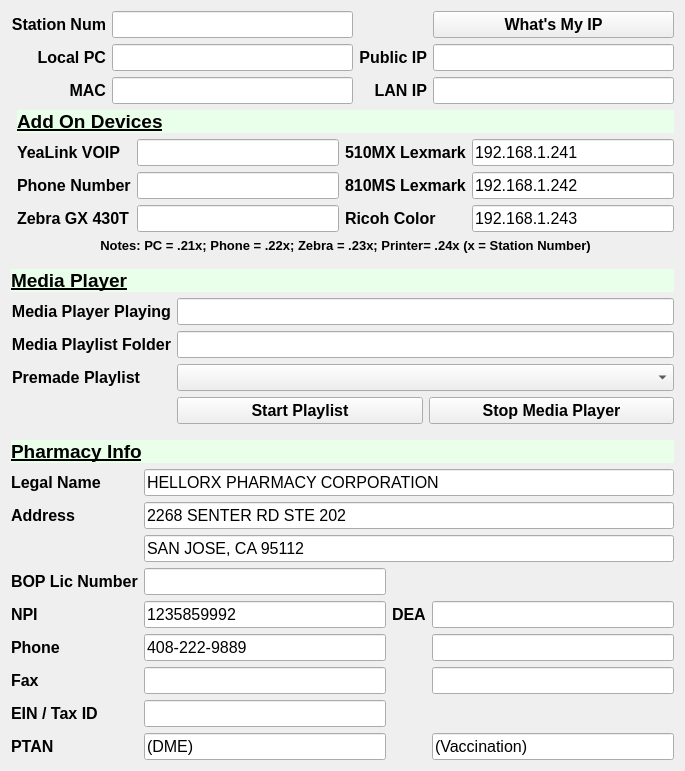
       <widget class="QWidget" name="formLayoutWidget_4">
        <property name="geometry">
         <rect>
          <x>10</x>
          <y>10</y>
          <width>685</width>
          <height>733</height>
         </rect>
        </property>
        <layout class="QGridLayout" name="gridLayout_10">
         <item row="1" column="1">
          <layout class="QGridLayout" name="gridLayout_12">
           <item row="1" column="3">
            <widget class="QLineEdit" name="lineEdit_28">
             <property name="font">
              <font>
               <pointsize>12</pointsize>
              </font>
             </property>
             <property name="text">
              <string>192.168.1.241</string>
             </property>
             <property name="readOnly">
              <bool>true</bool>
             </property>
            </widget>
           </item>
           <item row="2" column="3">
            <widget class="QLineEdit" name="lineEdit_26">
             <property name="font">
              <font>
               <pointsize>12</pointsize>
              </font>
             </property>
             <property name="text">
              <string>192.168.1.242</string>
             </property>
             <property name="readOnly">
              <bool>true</bool>
             </property>
            </widget>
           </item>
           <item row="3" column="0">
            <widget class="QLabel" name="label_44">
             <property name="font">
              <font>
               <pointsize>12</pointsize>
               <weight>75</weight>
               <bold>true</bold>
              </font>
             </property>
             <property name="text">
              <string>Zebra GX 430T</string>
             </property>
            </widget>
           </item>
           <item row="1" column="0">
            <widget class="QLabel" name="label_43">
             <property name="font">
              <font>
               <pointsize>12</pointsize>
               <weight>75</weight>
               <bold>true</bold>
              </font>
             </property>
             <property name="text">
              <string>YeaLink VOIP</string>
             </property>
            </widget>
           </item>
           <item row="1" column="1">
            <widget class="QLineEdit" name="lineEdit_23">
             <property name="font">
              <font>
               <pointsize>12</pointsize>
              </font>
             </property>
             <property name="readOnly">
              <bool>true</bool>
             </property>
            </widget>
           </item>
           <item row="0" column="0" colspan="4">
            <widget class="QLabel" name="label_42">
             <property name="sizePolicy">
              <sizepolicy hsizetype="Preferred" vsizetype="Fixed">
               <horstretch>0</horstretch>
               <verstretch>0</verstretch>
              </sizepolicy>
             </property>
             <property name="font">
              <font>
               <pointsize>14</pointsize>
               <weight>75</weight>
               <bold>true</bold>
               <underline>true</underline>
              </font>
             </property>
             <property name="styleSheet">
              <string notr="true">background-color: rgb(233, 255, 234);</string>
             </property>
             <property name="text">
              <string>Add On Devices</string>
             </property>
             <property name="alignment">
              <set>Qt::AlignLeading|Qt::AlignLeft|Qt::AlignVCenter</set>
             </property>
            </widget>
           </item>
           <item row="3" column="3">
            <widget class="QLineEdit" name="lineEdit_27">
             <property name="font">
              <font>
               <pointsize>12</pointsize>
              </font>
             </property>
             <property name="text">
              <string>192.168.1.243</string>
             </property>
             <property name="readOnly">
              <bool>true</bool>
             </property>
            </widget>
           </item>
           <item row="1" column="2">
            <widget class="QLabel" name="label_45">
             <property name="font">
              <font>
               <pointsize>12</pointsize>
               <weight>75</weight>
               <bold>true</bold>
              </font>
             </property>
             <property name="text">
              <string>510MX Lexmark</string>
             </property>
            </widget>
           </item>
           <item row="3" column="2">
            <widget class="QLabel" name="label_47">
             <property name="font">
              <font>
               <pointsize>12</pointsize>
               <weight>75</weight>
               <bold>true</bold>
              </font>
             </property>
             <property name="text">
              <string>Ricoh Color</string>
             </property>
            </widget>
           </item>
           <item row="2" column="2">
            <widget class="QLabel" name="label_46">
             <property name="font">
              <font>
               <pointsize>12</pointsize>
               <weight>75</weight>
               <bold>true</bold>
              </font>
             </property>
             <property name="text">
              <string>810MS Lexmark</string>
             </property>
            </widget>
           </item>
           <item row="2" column="1">
            <widget class="QLineEdit" name="lineEdit_25">
             <property name="font">
              <font>
               <pointsize>12</pointsize>
              </font>
             </property>
             <property name="readOnly">
              <bool>true</bool>
             </property>
            </widget>
           </item>
           <item row="3" column="1">
            <widget class="QLineEdit" name="lineEdit_24">
             <property name="font">
              <font>
               <pointsize>12</pointsize>
              </font>
             </property>
             <property name="readOnly">
              <bool>true</bool>
             </property>
            </widget>
           </item>
           <item row="2" column="0">
            <widget class="QLabel" name="label_48">
             <property name="font">
              <font>
               <pointsize>12</pointsize>
               <weight>75</weight>
               <bold>true</bold>
              </font>
             </property>
             <property name="text">
              <string>Phone Number</string>
             </property>
            </widget>
           </item>
           <item row="4" column="0" colspan="4">
            <widget class="QLabel" name="label_36">
             <property name="font">
              <font>
               <pointsize>10</pointsize>
               <weight>75</weight>
               <bold>true</bold>
              </font>
             </property>
             <property name="text">
              <string>Notes: PC = .21x; Phone = .22x; Zebra = .23x; Printer= .24x (x = Station Number)</string>
             </property>
             <property name="alignment">
              <set>Qt::AlignCenter</set>
             </property>
            </widget>
           </item>
          </layout>
         </item>
         <item row="0" column="0" colspan="2">
          <layout class="QGridLayout" name="gridLayout_11">
           <item row="2" column="2">
            <widget class="QLabel" name="label_22">
             <property name="font">
              <font>
               <pointsize>12</pointsize>
               <weight>75</weight>
               <bold>true</bold>
              </font>
             </property>
             <property name="layoutDirection">
              <enum>Qt::LeftToRight</enum>
             </property>
             <property name="text">
              <string>LAN IP</string>
             </property>
             <property name="alignment">
              <set>Qt::AlignRight|Qt::AlignTrailing|Qt::AlignVCenter</set>
             </property>
            </widget>
           </item>
           <item row="0" column="0">
            <widget class="QLabel" name="label_27">
             <property name="font">
              <font>
               <pointsize>12</pointsize>
               <weight>75</weight>
               <bold>true</bold>
              </font>
             </property>
             <property name="layoutDirection">
              <enum>Qt::LeftToRight</enum>
             </property>
             <property name="text">
              <string>Station Num</string>
             </property>
             <property name="alignment">
              <set>Qt::AlignRight|Qt::AlignTrailing|Qt::AlignVCenter</set>
             </property>
            </widget>
           </item>
           <item row="0" column="1">
            <widget class="QLineEdit" name="pc_stat_tab_station_num_textbox">
             <property name="font">
              <font>
               <pointsize>12</pointsize>
              </font>
             </property>
             <property name="readOnly">
              <bool>true</bool>
             </property>
            </widget>
           </item>
           <item row="1" column="0">
            <widget class="QLabel" name="label_20">
             <property name="font">
              <font>
               <pointsize>12</pointsize>
               <weight>75</weight>
               <bold>true</bold>
              </font>
             </property>
             <property name="layoutDirection">
              <enum>Qt::LeftToRight</enum>
             </property>
             <property name="text">
              <string>Local PC</string>
             </property>
             <property name="alignment">
              <set>Qt::AlignRight|Qt::AlignTrailing|Qt::AlignVCenter</set>
             </property>
            </widget>
           </item>
           <item row="1" column="1">
            <widget class="QLineEdit" name="pc_stat_tab_local_pc_textbox">
             <property name="font">
              <font>
               <pointsize>12</pointsize>
              </font>
             </property>
             <property name="readOnly">
              <bool>true</bool>
             </property>
            </widget>
           </item>
           <item row="2" column="0">
            <widget class="QLabel" name="label_25">
             <property name="font">
              <font>
               <pointsize>12</pointsize>
               <weight>75</weight>
               <bold>true</bold>
              </font>
             </property>
             <property name="layoutDirection">
              <enum>Qt::LeftToRight</enum>
             </property>
             <property name="text">
              <string>MAC</string>
             </property>
             <property name="alignment">
              <set>Qt::AlignRight|Qt::AlignTrailing|Qt::AlignVCenter</set>
             </property>
            </widget>
           </item>
           <item row="3" column="1">
            <layout class="QHBoxLayout" name="horizontalLayout"/>
           </item>
           <item row="1" column="2">
            <widget class="QLabel" name="label_26">
             <property name="font">
              <font>
               <pointsize>12</pointsize>
               <weight>75</weight>
               <bold>true</bold>
              </font>
             </property>
             <property name="layoutDirection">
              <enum>Qt::LeftToRight</enum>
             </property>
             <property name="text">
              <string>Public IP</string>
             </property>
             <property name="alignment">
              <set>Qt::AlignRight|Qt::AlignTrailing|Qt::AlignVCenter</set>
             </property>
            </widget>
           </item>
           <item row="2" column="1">
            <widget class="QLineEdit" name="pc_stat_tab_mac_address_textbox">
             <property name="font">
              <font>
               <pointsize>12</pointsize>
              </font>
             </property>
             <property name="readOnly">
              <bool>true</bool>
             </property>
            </widget>
           </item>
           <item row="1" column="3">
            <widget class="QLineEdit" name="pc_stat_tab_public_ip_textbox">
             <property name="font">
              <font>
               <pointsize>12</pointsize>
              </font>
             </property>
             <property name="readOnly">
              <bool>true</bool>
             </property>
            </widget>
           </item>
           <item row="2" column="3">
            <widget class="QLineEdit" name="pc_stat_tab_lan_ip_textbox">
             <property name="font">
              <font>
               <pointsize>12</pointsize>
              </font>
             </property>
             <property name="readOnly">
              <bool>true</bool>
             </property>
            </widget>
           </item>
           <item row="0" column="3">
            <widget class="QPushButton" name="pushButton_3">
             <property name="font">
              <font>
               <pointsize>12</pointsize>
               <weight>75</weight>
               <bold>true</bold>
              </font>
             </property>
             <property name="styleSheet">
              <string notr="true"/>
             </property>
             <property name="text">
              <string>What's My IP</string>
             </property>
            </widget>
           </item>
          </layout>
         </item>
         <item row="2" column="0" colspan="2">
          <layout class="QFormLayout" name="formLayout_3">
           <property name="topMargin">
            <number>10</number>
           </property>
           <item row="1" column="0">
            <widget class="QLabel" name="label_28">
             <property name="font">
              <font>
               <pointsize>12</pointsize>
               <weight>75</weight>
               <bold>true</bold>
              </font>
             </property>
             <property name="layoutDirection">
              <enum>Qt::LeftToRight</enum>
             </property>
             <property name="text">
              <string>Media Player Playing</string>
             </property>
             <property name="alignment">
              <set>Qt::AlignRight|Qt::AlignTrailing|Qt::AlignVCenter</set>
             </property>
            </widget>
           </item>
           <item row="1" column="1">
            <widget class="QLineEdit" name="pc_stat_tab_media_player_status_textbox">
             <property name="font">
              <font>
               <pointsize>12</pointsize>
              </font>
             </property>
             <property name="readOnly">
              <bool>true</bool>
             </property>
            </widget>
           </item>
           <item row="2" column="0">
            <widget class="QLabel" name="label_30">
             <property name="font">
              <font>
               <pointsize>12</pointsize>
               <weight>75</weight>
               <bold>true</bold>
              </font>
             </property>
             <property name="layoutDirection">
              <enum>Qt::LeftToRight</enum>
             </property>
             <property name="text">
              <string>Media Playlist Folder</string>
             </property>
             <property name="alignment">
              <set>Qt::AlignRight|Qt::AlignTrailing|Qt::AlignVCenter</set>
             </property>
            </widget>
           </item>
           <item row="2" column="1">
            <widget class="QLineEdit" name="pc_stat_tab_media_player_status_textbox_2">
             <property name="font">
              <font>
               <pointsize>12</pointsize>
              </font>
             </property>
             <property name="readOnly">
              <bool>true</bool>
             </property>
            </widget>
           </item>
           <item row="3" column="0">
            <widget class="QLabel" name="label_31">
             <property name="font">
              <font>
               <pointsize>12</pointsize>
               <weight>75</weight>
               <bold>true</bold>
              </font>
             </property>
             <property name="layoutDirection">
              <enum>Qt::LeftToRight</enum>
             </property>
             <property name="text">
              <string>Premade Playlist</string>
             </property>
             <property name="alignment">
              <set>Qt::AlignRight|Qt::AlignTrailing|Qt::AlignVCenter</set>
             </property>
            </widget>
           </item>
           <item row="3" column="1">
            <widget class="QComboBox" name="comboBox">
             <property name="font">
              <font>
               <pointsize>12</pointsize>
              </font>
             </property>
            </widget>
           </item>
           <item row="4" column="1">
            <layout class="QHBoxLayout" name="horizontalLayout_4">
             <item>
              <widget class="QPushButton" name="pushButton_14">
               <property name="font">
                <font>
                 <pointsize>12</pointsize>
                 <weight>75</weight>
                 <bold>true</bold>
                </font>
               </property>
               <property name="text">
                <string>Start Playlist</string>
               </property>
              </widget>
             </item>
             <item>
              <widget class="QPushButton" name="pushButton_6">
               <property name="font">
                <font>
                 <pointsize>12</pointsize>
                 <weight>75</weight>
                 <bold>true</bold>
                </font>
               </property>
               <property name="text">
                <string>Stop Media Player</string>
               </property>
              </widget>
             </item>
            </layout>
           </item>
           <item row="0" column="0" colspan="2">
            <widget class="QLabel" name="label_50">
             <property name="font">
              <font>
               <pointsize>14</pointsize>
               <weight>75</weight>
               <bold>true</bold>
               <underline>true</underline>
              </font>
             </property>
             <property name="styleSheet">
              <string notr="true">background-color: rgb(233, 255, 234);</string>
             </property>
             <property name="text">
              <string>Media Player</string>
             </property>
             <property name="alignment">
              <set>Qt::AlignLeading|Qt::AlignLeft|Qt::AlignVCenter</set>
             </property>
            </widget>
           </item>
          </layout>
         </item>
         <item row="3" column="0" colspan="2">
          <layout class="QGridLayout" name="gridLayout_9">
           <property name="topMargin">
            <number>10</number>
           </property>
           <item row="4" column="0">
            <widget class="QLabel" name="label_33">
             <property name="font">
              <font>
               <pointsize>12</pointsize>
               <weight>75</weight>
               <bold>true</bold>
              </font>
             </property>
             <property name="text">
              <string>BOP Lic Number</string>
             </property>
            </widget>
           </item>
           <item row="1" column="0">
            <widget class="QLabel" name="label_53">
             <property name="font">
              <font>
               <pointsize>12</pointsize>
               <weight>75</weight>
               <bold>true</bold>
              </font>
             </property>
             <property name="text">
              <string>Legal Name</string>
             </property>
            </widget>
           </item>
           <item row="2" column="0">
            <widget class="QLabel" name="label_52">
             <property name="font">
              <font>
               <pointsize>12</pointsize>
               <weight>75</weight>
               <bold>true</bold>
              </font>
             </property>
             <property name="text">
              <string>Address</string>
             </property>
            </widget>
           </item>
           <item row="5" column="0">
            <widget class="QLabel" name="label_38">
             <property name="font">
              <font>
               <pointsize>12</pointsize>
               <weight>75</weight>
               <bold>true</bold>
              </font>
             </property>
             <property name="text">
              <string>NPI</string>
             </property>
            </widget>
           </item>
           <item row="5" column="1">
            <widget class="QLineEdit" name="lineEdit_8">
             <property name="font">
              <font>
               <pointsize>12</pointsize>
              </font>
             </property>
             <property name="text">
              <string>1235859992</string>
             </property>
             <property name="readOnly">
              <bool>true</bool>
             </property>
            </widget>
           </item>
           <item row="4" column="1">
            <widget class="QLineEdit" name="lineEdit_7">
             <property name="font">
              <font>
               <pointsize>12</pointsize>
              </font>
             </property>
             <property name="readOnly">
              <bool>true</bool>
             </property>
            </widget>
           </item>
           <item row="7" column="0">
            <widget class="QLabel" name="label_40">
             <property name="font">
              <font>
               <pointsize>12</pointsize>
               <weight>75</weight>
               <bold>true</bold>
              </font>
             </property>
             <property name="text">
              <string>Phone</string>
             </property>
            </widget>
           </item>
           <item row="7" column="1">
            <widget class="QLineEdit" name="lineEdit_18">
             <property name="font">
              <font>
               <pointsize>12</pointsize>
              </font>
             </property>
             <property name="text">
              <string>408-222-9889</string>
             </property>
             <property name="readOnly">
              <bool>true</bool>
             </property>
            </widget>
           </item>
           <item row="9" column="0">
            <widget class="QLabel" name="label_34">
             <property name="font">
              <font>
               <pointsize>12</pointsize>
               <weight>75</weight>
               <bold>true</bold>
              </font>
             </property>
             <property name="text">
              <string>EIN / Tax ID</string>
             </property>
            </widget>
           </item>
           <item row="10" column="0">
            <widget class="QLabel" name="label_35">
             <property name="font">
              <font>
               <pointsize>12</pointsize>
               <weight>75</weight>
               <bold>true</bold>
              </font>
             </property>
             <property name="text">
              <string>PTAN</string>
             </property>
            </widget>
           </item>
           <item row="10" column="1">
            <widget class="QLineEdit" name="lineEdit_11">
             <property name="font">
              <font>
               <pointsize>12</pointsize>
              </font>
             </property>
             <property name="text">
              <string>(DME)</string>
             </property>
             <property name="readOnly">
              <bool>true</bool>
             </property>
            </widget>
           </item>
           <item row="8" column="1">
            <widget class="QLineEdit" name="lineEdit_13">
             <property name="font">
              <font>
               <pointsize>12</pointsize>
              </font>
             </property>
             <property name="readOnly">
              <bool>true</bool>
             </property>
            </widget>
           </item>
           <item row="8" column="0">
            <widget class="QLabel" name="label_39">
             <property name="font">
              <font>
               <pointsize>12</pointsize>
               <weight>75</weight>
               <bold>true</bold>
              </font>
             </property>
             <property name="text">
              <string>Fax</string>
             </property>
            </widget>
           </item>
           <item row="5" column="2">
            <widget class="QLabel" name="label_37">
             <property name="font">
              <font>
               <pointsize>12</pointsize>
               <weight>75</weight>
               <bold>true</bold>
              </font>
             </property>
             <property name="text">
              <string>DEA</string>
             </property>
            </widget>
           </item>
           <item row="5" column="3">
            <widget class="QLineEdit" name="lineEdit_9">
             <property name="font">
              <font>
               <pointsize>12</pointsize>
              </font>
             </property>
            </widget>
           </item>
           <item row="1" column="1" colspan="3">
            <widget class="QLineEdit" name="lineEdit_29">
             <property name="font">
              <font>
               <pointsize>12</pointsize>
              </font>
             </property>
             <property name="text">
              <string>HELLORX PHARMACY CORPORATION</string>
             </property>
             <property name="readOnly">
              <bool>true</bool>
             </property>
            </widget>
           </item>
           <item row="2" column="1" colspan="3">
            <widget class="QLineEdit" name="lineEdit_22">
             <property name="font">
              <font>
               <pointsize>12</pointsize>
              </font>
             </property>
             <property name="text">
              <string>2268 SENTER RD STE 202</string>
             </property>
             <property name="readOnly">
              <bool>true</bool>
             </property>
            </widget>
           </item>
           <item row="3" column="1" colspan="3">
            <widget class="QLineEdit" name="lineEdit_35">
             <property name="font">
              <font>
               <pointsize>12</pointsize>
              </font>
             </property>
             <property name="text">
              <string>SAN JOSE, CA 95112</string>
             </property>
             <property name="readOnly">
              <bool>true</bool>
             </property>
            </widget>
           </item>
           <item row="10" column="3">
            <widget class="QLineEdit" name="lineEdit_12">
             <property name="font">
              <font>
               <pointsize>12</pointsize>
              </font>
             </property>
             <property name="text">
              <string>(Vaccination)</string>
             </property>
             <property name="readOnly">
              <bool>true</bool>
             </property>
            </widget>
           </item>
           <item row="9" column="1">
            <widget class="QLineEdit" name="lineEdit_10">
             <property name="font">
              <font>
               <pointsize>12</pointsize>
              </font>
             </property>
             <property name="readOnly">
              <bool>true</bool>
             </property>
            </widget>
           </item>
           <item row="7" column="3">
            <widget class="QLineEdit" name="lineEdit_21">
             <property name="font">
              <font>
               <pointsize>12</pointsize>
              </font>
             </property>
             <property name="readOnly">
              <bool>true</bool>
             </property>
            </widget>
           </item>
           <item row="8" column="3">
            <widget class="QLineEdit" name="lineEdit_36">
             <property name="font">
              <font>
               <pointsize>12</pointsize>
              </font>
             </property>
             <property name="readOnly">
              <bool>true</bool>
             </property>
            </widget>
           </item>
           <item row="0" column="0" colspan="4">
            <widget class="QLabel" name="label_51">
             <property name="font">
              <font>
               <pointsize>14</pointsize>
               <weight>75</weight>
               <bold>true</bold>
               <underline>true</underline>
              </font>
             </property>
             <property name="styleSheet">
              <string notr="true">background-color: rgb(233, 255, 234);</string>
             </property>
             <property name="text">
              <string>Pharmacy Info</string>
             </property>
             <property name="alignment">
              <set>Qt::AlignLeading|Qt::AlignLeft|Qt::AlignVCenter</set>
             </property>
            </widget>
           </item>
          </layout>
         </item>
        </layout>
       </widget>
